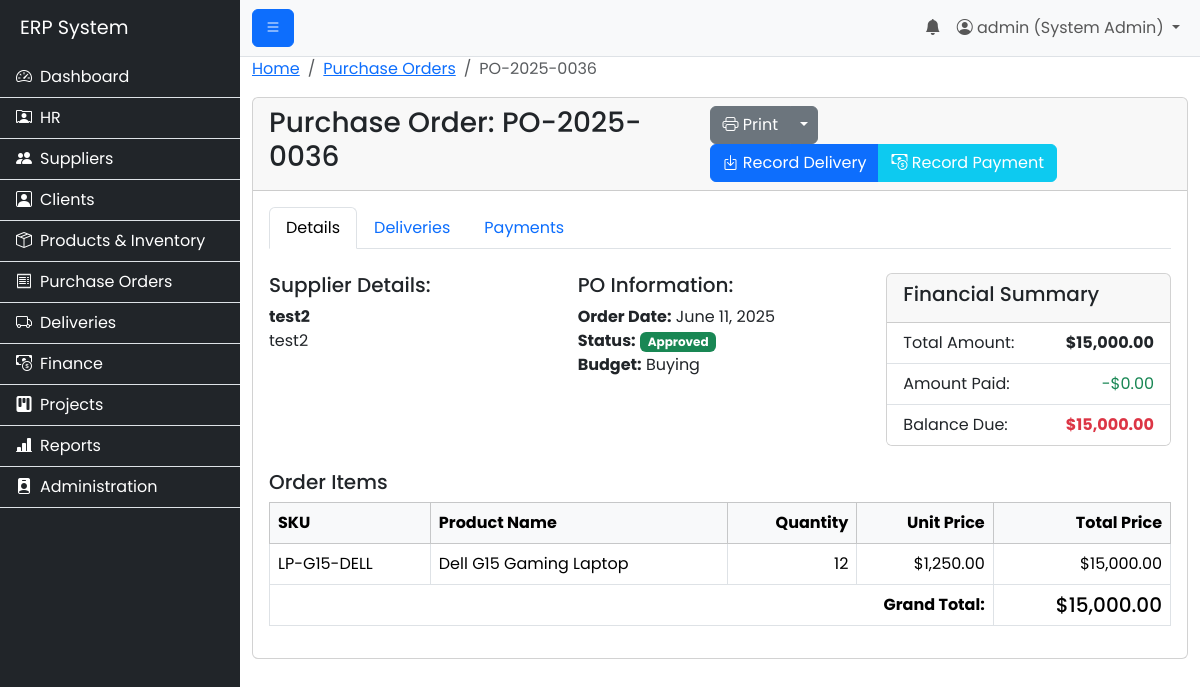
Page /modules/purchase_orders/view_po_details.php?id=36 (signed in) on the committed database.
### tables this page shows
CREATE TABLE `purchase_orders` (
  `id` int(11) NOT NULL,
  `po_number` varchar(50) NOT NULL,
  `supplier_id` int(11) NOT NULL,
  `budget_id` int(11) DEFAULT NULL,
  `order_date` date NOT NULL,
  `expected_delivery_date` date DEFAULT NULL,
  `total_amount` decimal(10,2) NOT NULL DEFAULT 0.00,
  `status` varchar(50) NOT NULL DEFAULT 'Pending',
  `created_at` timestamp NOT NULL DEFAULT current_timestamp()
);

CREATE TABLE `suppliers` (
  `id` int(11) NOT NULL,
  `supplier_name` varchar(255) NOT NULL,
  `address` text DEFAULT NULL,
  `tax_id` varchar(100) DEFAULT NULL,
  `username` varchar(100) DEFAULT NULL,
  `password` varchar(255) DEFAULT NULL,
  `is_active` tinyint(1) NOT NULL DEFAULT 1,
  `bank_name` varchar(255) DEFAULT NULL,
  `bank_account_number` varchar(100) DEFAULT NULL,
  `bank_branch_code` varchar(50) DEFAULT NULL,
  `created_at` timestamp NOT NULL DEFAULT current_timestamp(),
  `updated_at` timestamp NOT NULL DEFAULT current_timestamp() ON UPDATE current_timestamp(),
  `rating_delivery_time` decimal(2,1) DEFAULT NULL,
  `rating_quality` decimal(2,1) DEFAULT NULL,
  `rating_communication` decimal(2,1) DEFAULT NULL,
  `on_time_delivery_rate` decimal(5,2) DEFAULT NULL
);

CREATE TABLE `budgets` (
  `id` int(11) NOT NULL,
  `budget_name` varchar(255) NOT NULL,
  `department_id` int(11) NOT NULL,
  `allocated_amount` decimal(12,2) NOT NULL,
  `start_date` date NOT NULL,
  `end_date` date NOT NULL,
  `created_at` timestamp NOT NULL DEFAULT current_timestamp()
);

CREATE TABLE `po_items` (
  `id` int(11) NOT NULL,
  `po_id` int(11) NOT NULL,
  `product_id` int(11) NOT NULL,
  `quantity` int(11) NOT NULL,
  `unit_price` decimal(10,2) NOT NULL,
  `total_price` decimal(10,2) NOT NULL
);

CREATE TABLE `products` (
  `id` int(11) NOT NULL,
  `sku` varchar(100) NOT NULL,
  `product_name` varchar(255) NOT NULL,
  `description` text DEFAULT NULL,
  `price` decimal(10,2) NOT NULL,
  `category_id` int(11) NOT NULL,
  `quantity_in_stock` int(11) NOT NULL DEFAULT 0,
  `reorder_point` int(11) DEFAULT NULL,
  `created_at` timestamp NOT NULL DEFAULT current_timestamp(),
  `updated_at` timestamp NOT NULL DEFAULT current_timestamp() ON UPDATE current_timestamp()
);

### includes/permissions.php (called while the page is built, shortened)
<?php
function has_permission($required_permissions) {
    if ($_SESSION['role_name'] == 'System Admin') {
        return true;
    }
    return false;
}
?>

### modules/purchase_orders/view_po_details.php (the view, shortened to what this page needs)
<?php
include('../../includes/header.php');
$po_id = $_GET['id'];
$conn = connect_db();
$sql_po = "SELECT
            po.*,
            s.supplier_name,
            s.address,
            b.budget_name
           FROM purchase_orders po
           JOIN suppliers s ON po.supplier_id = s.id
           LEFT JOIN budgets b ON po.budget_id = b.id
           WHERE po.id = ?";
$stmt_po = $conn->prepare($sql_po);
$stmt_po->bind_param("i", $po_id);
$stmt_po->execute();
$result_po = $stmt_po->get_result();
$po = $result_po->fetch_assoc();
$sql_items = "SELECT i.*, p.sku, p.product_name
              FROM po_items i
              JOIN products p ON i.product_id = p.id
              WHERE i.po_id = ?";
$stmt_items = $conn->prepare($sql_items);
$stmt_items->bind_param("i", $po_id);
$stmt_items->execute();
$result_items = $stmt_items->get_result();
$total_paid = 0;
$balance_due = $po['total_amount'] - $total_paid;
?>
<nav aria-label="breadcrumb">
  <ol class="breadcrumb">
    <li class="breadcrumb-item"><a href="/erp_project/index.php">Home</a></li>
    <li class="breadcrumb-item"><a href="view_pos.php">Purchase Orders</a></li>
    <li class="breadcrumb-item active" aria-current="page"><?php echo htmlspecialchars($po['po_number']); ?></li>
  </ol>
</nav>
<div class="card">
    <div class="card-header d-flex justify-content-between align-items-center">
        <h3>Purchase Order: <?php echo htmlspecialchars($po['po_number']); ?></h3>
        <div class="btn-toolbar">
            <div class="btn-group me-2">
                <a href="print_po.php?id=<?php echo $po['id']; ?>" target="_blank" class="btn btn-secondary"><i class="bi bi-printer"></i> Print</a>
                <button type="button" class="btn btn-secondary dropdown-toggle dropdown-toggle-split" data-bs-toggle="dropdown" aria-expanded="false">
                </button>
            </div>
            <div class="btn-group">
                <?php if (in_array($po['status'], ['Approved', 'Partially Delivered', 'Completed'])): ?>
                    <a href="/erp_project/modules/deliveries/record_delivery.php?po_id=<?php echo $po['id']; ?>" class="btn btn-primary">
                        <i class="bi bi-box-arrow-in-down"></i> Record Delivery
                    </a>
                    <?php if ($balance_due > 0 && has_permission('payment_manage')): ?>
                        <a href="/erp_project/modules/finance/record_payment.php?po_id=<?php echo $po['id']; ?>" class="btn btn-info text-white">
                            <i class="bi bi-cash-coin"></i> Record Payment
                        </a>
                    <?php endif; ?>
                <?php endif; ?>
            </div>
        </div>
    </div>
    <div class="card-body">
        <ul class="nav nav-tabs" id="poTab" role="tablist">
            <li class="nav-item" role="presentation">
                <button class="nav-link active" id="details-tab" data-bs-toggle="tab" data-bs-target="#details-pane" type="button" role="tab" aria-controls="details-pane" aria-selected="true">Details</button>
            </li>
            <li class="nav-item" role="presentation">
                <button class="nav-link" id="deliveries-tab" data-bs-toggle="tab" data-bs-target="#deliveries-pane" type="button" role="tab" aria-controls="deliveries-pane" aria-selected="false">Deliveries</button>
            </li>
            <li class="nav-item" role="presentation">
                <button class="nav-link" id="payments-tab" data-bs-toggle="tab" data-bs-target="#payments-pane" type="button" role="tab" aria-controls="payments-pane" aria-selected="false">Payments</button>
            </li>
        </ul>
        <div class="tab-content" id="poTabContent">
            <div class="tab-pane fade show active" id="details-pane" role="tabpanel" aria-labelledby="details-tab">
                <div class="row mt-4">
                    <div class="col-lg-8">
                        <div class="row">
                             <div class="col-md-6">
                                <h5>Supplier Details:</h5>
                                <p><strong><?php echo htmlspecialchars($po['supplier_name']); ?></strong><br><?php echo nl2br(htmlspecialchars($po['address'])); ?></p>
                            </div>
                            <div class="col-md-6">
                                <h5>PO Information:</h5>
                                <p>
                                    <strong>Order Date:</strong> <?php echo date("F j, Y", strtotime($po['order_date'])); ?><br>
                                    <strong>Status:</strong>
                                    <?php
                                    $status = htmlspecialchars($po['status']);
                                    $badge_class = 'bg-secondary';
                                    if (in_array($status, ['Approved', 'Partially Delivered'])) $badge_class = 'bg-success';
                                    echo '<span class="badge ' . $badge_class . '">' . $status . '</span>';
                                    ?><br>
                                    <strong>Budget:</strong>
                                    <?php echo $po['budget_name'] ? htmlspecialchars($po['budget_name']) : '<span class="text-muted">N/A</span>'; ?>
                                </p>
                            </div>
                        </div>
                    </div>
                    <div class="col-lg-4">
                        <div class="card">
                            <div class="card-header"><h5>Financial Summary</h5></div>
                            <ul class="list-group list-group-flush">
                                <li class="list-group-item d-flex justify-content-between"><span>Total Amount:</span> <strong>$<?php echo number_format($po['total_amount'], 2); ?></strong></li>
                                <li class="list-group-item d-flex justify-content-between"><span>Amount Paid:</span> <span class="text-success">-$<?php echo number_format($total_paid, 2); ?></span></li>
                                <li class="list-group-item d-flex justify-content-between"><span>Balance Due:</span> <strong class="text-danger">$<?php echo number_format($balance_due, 2); ?></strong></li>
                            </ul>
                        </div>
                    </div>
                </div>
                <h5 class="mt-4">Order Items</h5>
                <div class="table-responsive">
                    <table class="table table-bordered">
                        <thead class="table-light">
                            <tr>
                                <th>SKU</th><th>Product Name</th><th class="text-end">Quantity</th><th class="text-end">Unit Price</th><th class="text-end">Total Price</th>
                            </tr>
                        </thead>
                        <tbody>
                            <?php mysqli_data_seek($result_items, 0); ?>
                            <?php while($item = $result_items->fetch_assoc()): ?>
                                <tr>
                                    <td><?php echo htmlspecialchars($item['sku']); ?></td><td><?php echo htmlspecialchars($item['product_name']); ?></td><td class="text-end"><?php echo $item['quantity']; ?></td><td class="text-end">$<?php echo number_format($item['unit_price'], 2); ?></td><td class="text-end">$<?php echo number_format($item['total_price'], 2); ?></td>
                                </tr>
                            <?php endwhile; ?>
                        </tbody>
                        <tfoot>
                            <tr>
                                <th colspan="4" class="text-end">Grand Total:</th><th class="text-end h5">$<?php echo number_format($po['total_amount'], 2); ?></th>
                            </tr>
                        </tfoot>
                    </table>
                </div>
            </div>
        </div>
    </div>
</div>
<?php
include('../../includes/footer.php');
?>

### assets/css/style.css (style rules this page uses)
body { font-family: 'Poppins', sans-serif; }

### rows in the picture
purchase_orders: po_number "PO-2025-0036", supplier.supplier_name "test2", supplier.address "test2", order_date "June 11, 2025", status "Approved", budget.budget_name "Buying", total_amount "15,000.00"
po_items: product.sku "LP-G15-DELL", product.product_name "Dell G15 Gaming Laptop", quantity "12", unit_price "1,250.00", total_price "15,000.00"

### other values in the picture
$_SESSION['username'] "admin"
$_SESSION['role_name'] "System Admin"
$total_paid "0.00"
